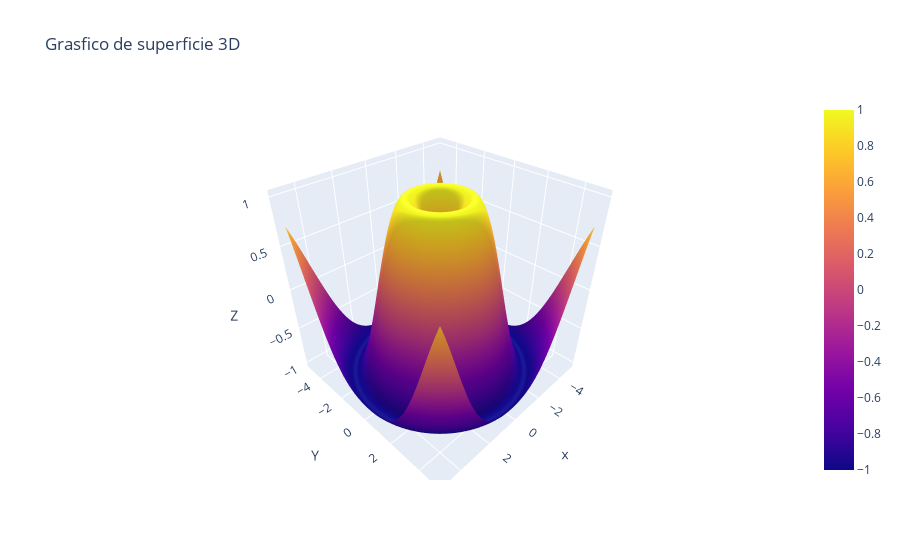

The notebook cell saved with this chart:
### Code cell
#caja de superficie 3D
#datos
x=np.linspace(-5, 5, 100)
y=np.linspace(-5, 5, 100)
x, y=np.meshgrid(x, y)
z=np.sin(np.sqrt(x**2 + y**2))

#crear el grafico de superficie 3D
fig = go.Figure(data=[go.Surface(z=z, x=x, y=y)])
fig.update_layout(title='Grasfico de superficie 3D', scene=dict(
    xaxis_title='x',
    yaxis_title='Y',
    zaxis_title='Z'))

#mostrar grafico
fig.show()

### Figure 1 — Plotly figure (JSON) as saved in the notebook; plotly's stock layout.template omitted (floating-point values rounded to 4 significant figures; data arrays with more than 128 entries replaced by an {"elided": "..."} marker saying what was removed)
{"data": [{"type": "surface", "x": {"elided": "100x100 float values"}, "y": {"elided": "100x100 float values"}, "z": {"elided": "100x100 float values"}}], "layout": {"scene": {"xaxis": {"title": {"text": "x"}}, "yaxis": {"title": {"text": "Y"}}, "zaxis": {"title": {"text": "Z"}}}, "title": {"text": "Grasfico de superficie 3D"}}}
